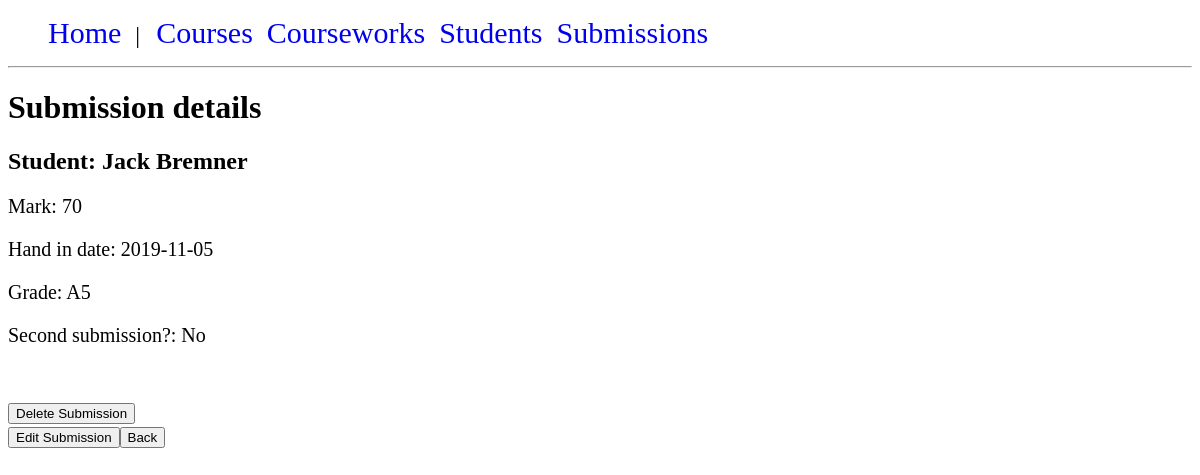
/submissions/submission_details.php?id=1, run on the app's committed database.
### tables this page shows
CREATE TABLE "submissions" (
	"submission_id"	INTEGER NOT NULL PRIMARY KEY AUTOINCREMENT UNIQUE,
	"coursework_id"	INTEGER NOT NULL,
	"student_id"	INTEGER NOT NULL,
	"mark"	INTEGER(100),
	"hand_in_date"	DATE NOT NULL,
	"second_submission"	BOOLEAN NOT NULL DEFAULT 0,
	"grade_id"	INTEGER NOT NULL,
	FOREIGN KEY("coursework_id") REFERENCES "courseworks"("coursework_id"),
	FOREIGN KEY("student_id") REFERENCES "students"("student_id")
);

CREATE TABLE "students" (
	"student_id"	INTEGER NOT NULL UNIQUE,
	"name"	TEXT(50) NOT NULL,
	PRIMARY KEY("student_id")
);

CREATE TABLE "grades" (
	"grade_id"	INTEGER NOT NULL PRIMARY KEY AUTOINCREMENT,
	"grade"	TEXT(3) NOT NULL UNIQUE
);

### submissions/submission_functions.php (called while the page is built, shortened)
<?php
if (php_sapi_name() == "cli") {
    require_once getcwd() . '../database/dbconnection.php';
    require_once getcwd() . '../grades/grade_functions.php';
    require_once getcwd() . '../courseworks/coursework_functions.php';
} else {
    require_once $_SERVER['DOCUMENT_ROOT'] . '/database/dbconnection.php';
}
function getSubmissionById($submission_id)
{
    $query = "SELECT submission_id, sub.coursework_id, stu.student_id, mark, hand_in_date, g.grade, second_submission, stu.name as student_name, c.name
              FROM submissions sub
              JOIN students stu ON sub.student_id = stu.student_id
              JOIN grades g on sub.grade_id = g.grade_id
              JOIN courseworks c on sub.coursework_id = c.coursework_id
              WHERE submission_id = ?";
    $submission = DB::run($query, [$submission_id])->fetch(PDO::FETCH_ASSOC);
    return $submission;
}

### database/dbconnection.php (called while the page is built, shortened)
<?php
class DB {
    private static $instance = null;
    private static $pdo;
    public function __construct() {
        if (php_sapi_name() == "cli") {
            self::$pdo = new PDO("sqlite:database/courseworkapp.db");
        }
        else {
            self::$pdo = new PDO("sqlite:".$_SERVER['DOCUMENT_ROOT']."/database/courseworkapp.db");
        }
}
    public static function getInstance() : DB {
        if(!self::$instance)
        {
            self::$instance = new DB();
        }
        return self::$instance;
    }
    public static function run($sql, $params = NULL) {
        $stmt = self::$pdo->prepare($sql);
        $stmt->execute($params);
        return $stmt;
    }
}

### submissions/submission_details.php (the view, shortened to what this page needs)
<?php
require_once 'submission_functions.php';
$submission_id = htmlspecialchars($_GET["id"]);
$submission = getSubmissionById($submission_id);
echo '<h1>Submission details</h1>';
if ($submission) {
    echo '<h2>Student: ' . $submission['student_name'] . '</h2>';
    echo '<p>Mark: ' . $submission['mark'] . '</p>';
    echo '<p>Hand in date: ' . $submission['hand_in_date'] . '</p>';
    echo '<p>Grade: ' . $submission['grade'] . '</p>';
    if ($submission['second_submission']) {
        echo '<p>Second submission?: Yes</p>';
    } else {
        echo '<p>Second submission?: No</p>';
    }
    echo '<br>';
    echo '<br>';
    echo '<form action="" method="post">
            <input type="hidden" name="delete" value="' . $submission_id . '"/>
            <input type="submit" value="Delete Submission">
        </form>';
    echo '<a href=edit_submission_form.php?id=' . $submission_id . '><button>Edit Submission</button></a>';
    echo '<button type="button" onclick="javascript:history.back()">Back</button>';
    echo '<br>';
    echo '<br>';
} else {
    echo 'There was a problem, please try again';
}

### css/stylesheet.css (style rules this page uses)
#menu ul { list-style: none; }
#menu li { display: inline; padding-right: 10px; font-size: 24px; }
#menu a { text-decoration: none; font-size: 30px; }
a, p { font-size: 20px; }

### data on the page
submissions: student.name "Jack Bremner", mark "70", hand_in_date "2019-11-05", grade.grade "A5"
